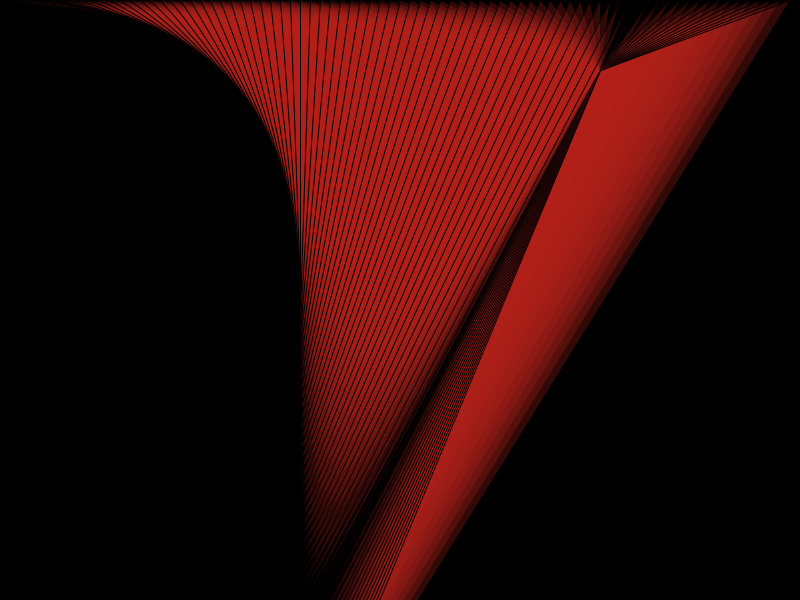
Frame 1 (no input)
Frame 60 (the mouse pressed at the canvas centre just before this capture): identical to frame 1, image omitted
Frame 120 (the mouse held since frame 60 and released just before this capture): identical to frame 1, image omitted

The Processing sketch that drew this single still picture (run headless with seeded random() and noise(); from frame 60 on, the mouse is pressed at the canvas centre):

// Processing sketch: processing_16061
// ── processing_16061.pde

//import processing.pdf.*;

void setup() {
  size(800,600);
  //beginRecord(PDF, "para_imprimir.pdf");
  
}

void draw() {
  background(0);
  int x = 0;
  
  while (x < width) {
   fill (180,31,27,70);
    stroke(0);
    smooth ();
    triangle(x,0,300,x,height,70);
    x += 10;
  }
endRecord();
}
